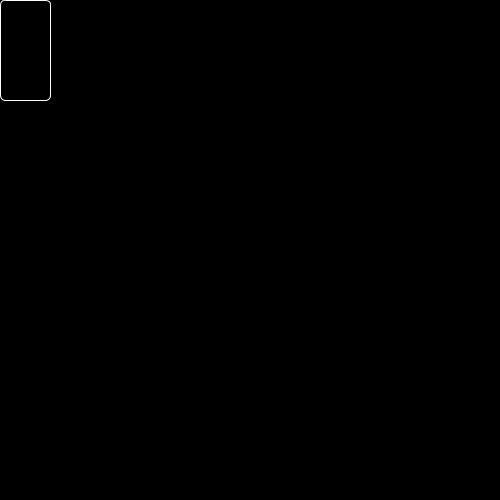
Frame 1 (no input)
Frame 60 (the mouse pressed at the canvas centre just before this capture): identical to frame 1, image omitted
Frame 120 (the mouse held since frame 60 and released just before this capture): identical to frame 1, image omitted

The Processing sketch that drew this single still picture (run headless with seeded random() and noise(); from frame 60 on, the mouse is pressed at the canvas centre):

// Processing sketch: shape_testing
// ── shape_testing.pde
void setup() {
  size(500, 500);
}

Shape shape = new Shape();

void draw() {
  background(0);
  shape.createShape();
  arc(200, 200, 50, 50, PI, 0);
}
// ── Shape.pde
class Shape {
  
  void createShape() {
    float w = 50;
    float l = 100;
    float r = 5;
    
    stroke(255);
    strokeWeight(1);
    noFill();
    beginShape();
    line(0, r, 0, l-r);
    arc(r, l-r, r*2, r*2, HALF_PI, PI);
    line(r, l, w-r, l);
    arc(w-r, l-r, r*2, r*2, 0, HALF_PI);
    line(w, l-r, w, r);
    arc(w-r, r, r*2, r*2, HALF_PI*3, TWO_PI);
    line(w-r, 0, r, 0);
    arc(r, r, r*2, r*2, PI, HALF_PI*3);
    endShape();
  }
}
